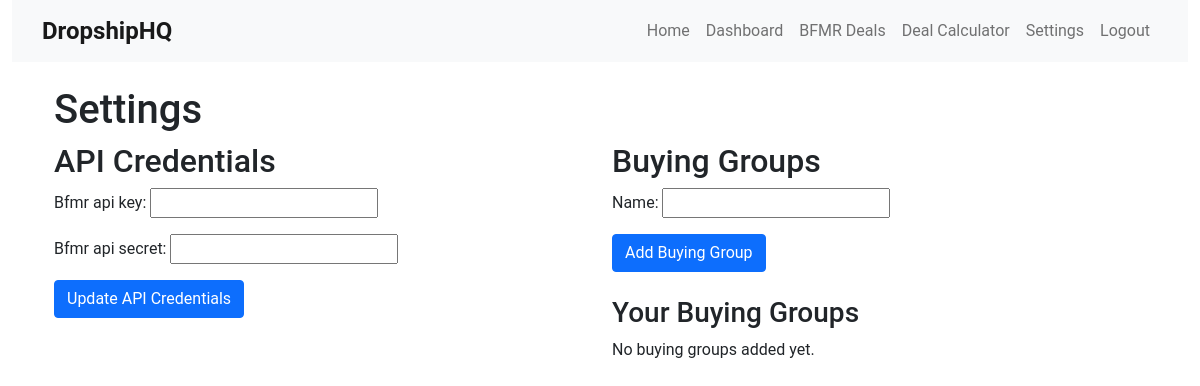
Before: /settings/ (signed in) with the older database file.
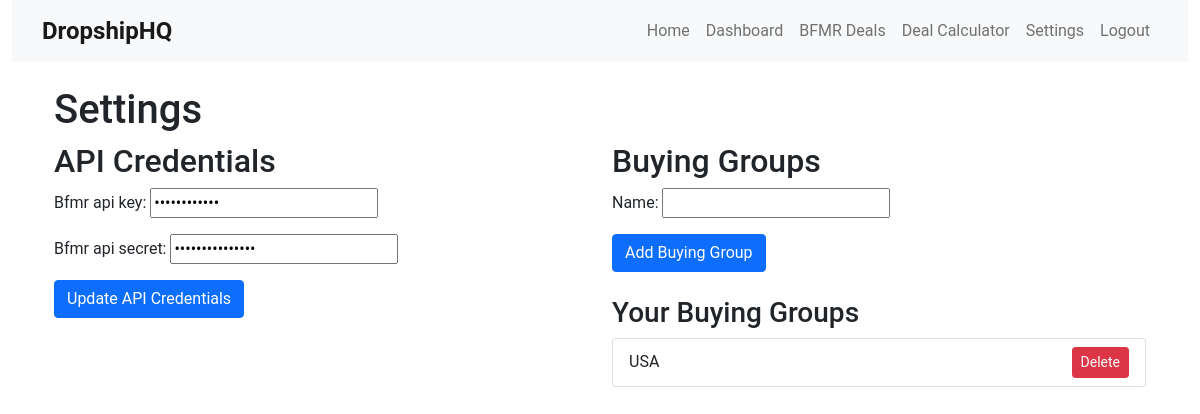
After: the same page with the newer database file.
### core/models.py (models this page shows, shortened)
class BuyingGroup(models.Model):
    user = models.ForeignKey(User, on_delete=models.CASCADE)
    name = models.CharField(max_length=100)

### core/views.py (the view)
# urls.py: path('settings/', views.settings, name='settings'),
@login_required
def settings(request):
    api_credentials, created = APICredentials.objects.get_or_create(user=request.user)
    buying_groups = BuyingGroup.objects.filter(user=request.user)
    if request.method == 'POST':
        if 'api_credentials' in request.POST:
            api_form = APICredentialsForm(request.POST, instance=api_credentials)
            if api_form.is_valid():
                api_form.save()
                messages.success(request, 'API credentials updated successfully.')
                return redirect('settings')
        elif 'buying_group' in request.POST:
            buying_group_form = BuyingGroupForm(request.POST)
            if buying_group_form.is_valid():
                buying_group = buying_group_form.save(commit=False)
                buying_group.user = request.user
                buying_group.save()
                messages.success(request, 'Buying group added successfully.')
                return redirect('settings')
    else:
        api_form = APICredentialsForm(instance=api_credentials)
        buying_group_form = BuyingGroupForm()
    context = {
        'api_form': api_form,
        'buying_group_form': buying_group_form,
        'buying_groups': buying_groups,
    }
    return render(request, 'core/settings.html', context)

### core/forms.py
class APICredentialsForm(forms.ModelForm):
    class Meta:
        model = APICredentials
        fields = ['bfmr_api_key', 'bfmr_api_secret']
        widgets = {
            'bfmr_api_key': forms.PasswordInput(render_value=True),
            'bfmr_api_secret': forms.PasswordInput(render_value=True),
        }

class BuyingGroupForm(forms.ModelForm):
    class Meta:
        model = BuyingGroup
        fields = ['name']

### core/templates/core/settings.html (shortened to what this page needs)
{% extends 'core/base.html' %}
{% block content %}
<div class="container mt-4">
    <h1>Settings</h1>
    <div class="row">
        <div class="col-md-6">
            <h2>API Credentials</h2>
            <form method="post">
                {{ api_form.as_p }}
                <button type="submit" name="api_credentials" class="btn btn-primary">Update API Credentials</button>
            </form>
        </div>
        <div class="col-md-6">
            <h2>Buying Groups</h2>
            <form method="post">
                {{ buying_group_form.as_p }}
                <button type="submit" name="buying_group" class="btn btn-primary">Add Buying Group</button>
            </form>
            <h3 class="mt-4">Your Buying Groups</h3>
            {% if buying_groups %}
                <ul class="list-group">
                    {% for group in buying_groups %}
                        <li class="list-group-item d-flex justify-content-between align-items-center">
                            {{ group.name }}
                            <form method="post" action="{% url 'delete_buying_group' group.id %}" style="display: inline;">
                                <button type="submit" class="btn btn-sm btn-danger" onclick="return confirm('Are you sure you want to delete this buying group?')">Delete</button>
                            </form>
                        </li>
                    {% endfor %}
                </ul>
            {% else %}
                <p>No buying groups added yet.</p>
            {% endif %}
        </div>
    </div>
</div>
{% endblock %}

Changed rows visible on the page:
added BuyingGroup: name "USA"
Other visible differences:
text no longer shown: "No buying groups added yet."
